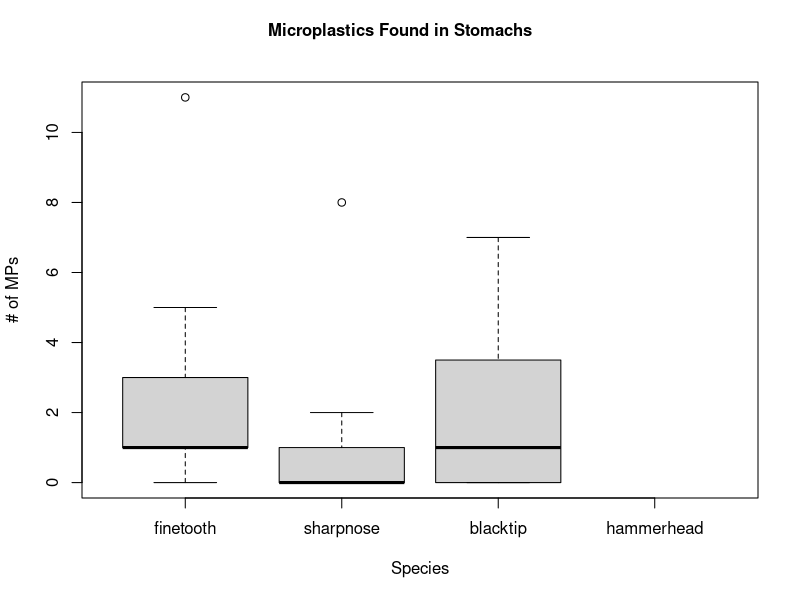
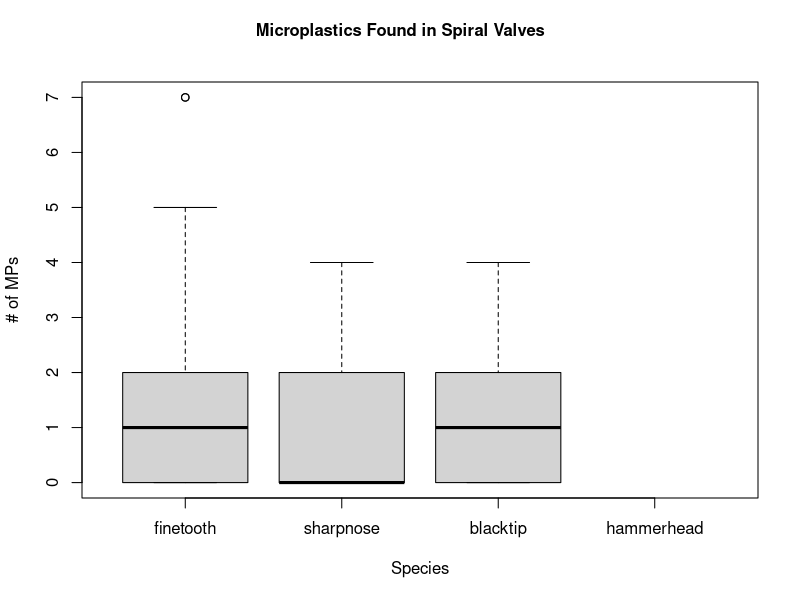
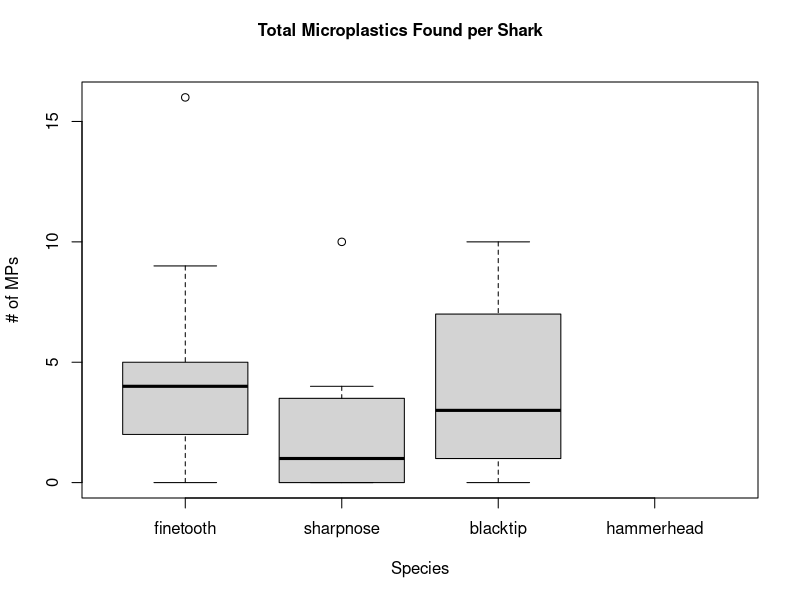
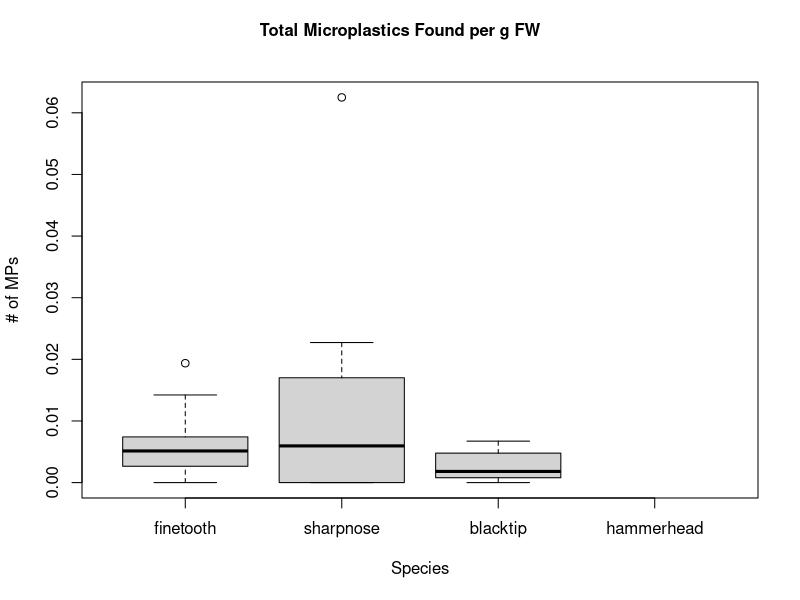

The R source for these figures, in order:
## ---- chunk 1
shark_data <- read.csv('shark_data2.csv')
# uploading the data! 
## ---- chunk 2
library(dplyr)
uni_id <- paste(shark_data$Sacrifice.ID, shark_data$ID.., sep ='-')
uni_id
unique(uni_id)
unique(uni_id)[-2]
uni_id_full <- rep(unique(uni_id)[-2], each =4 )

shark_data$CommonName <- factor(shark_data$CommonName,
                                levels = c('finetooth', 'sharpnose', 'blacktip',
                                           'hammerhead'))

#I am not entirely sure that this is needed anymore, but maybe check on that before deleted it!!
## ---- chunk 3
library(ggplot2)

boxplot(Total ~ CommonName, data = shark_data, subset = Sample.Type=='S',
        xlab='Species', ylab='# of MPs')

mtext("Microplastics Found in Stomachs", side = 3, line = -2, outer = TRUE , font = 2)

sp_mod1 <- glm(Total ~ CommonName, data = shark_data, subset = Sample.Type=='S',
              family = 'poisson')
summary(sp_mod1)
# estimate psuedo r2
pseudo_r2 = function(glm_mod) {
    1 -  glm_mod$deviance / glm_mod$null.deviance
}

pseudo_r2(sp_mod1)
car::Anova(sp_mod1)
# literally no significance...it is SUCH small numbers on this omg
## ---- chunk 4

boxplot(Total ~ CommonName, data = shark_data, subset = Sample.Type=='V',
        xlab='Species', ylab='# of MPs')
#plotting the valve data
mtext("Microplastics Found in Spiral Valves", side = 3, line = -2, outer = TRUE , font = 2)

sp_mod <- glm(Total ~ CommonName, data = shark_data, subset = Sample.Type=='V',
              family = 'poisson')
summary(sp_mod)
# estimate psuedo r2
pseudo_r2 = function(glm_mod) {
    1 -  glm_mod$deviance / glm_mod$null.deviance
}

pseudo_r2(sp_mod)
car::Anova(sp_mod)
#some significance...6% of data is due to differences in species
## ---- chunk 5
combt <- shark_data$Total[shark_data$Sample.Type=='V'] + shark_data$Total[shark_data$Sample.Type== 'S']
#combining the valve and stomach totals to get a combined total

#attempting to make a boxplot and it's not going as well as I would like to...
boxplot(combt ~ CommonName[shark_data$Sample.Type== 'S'], data = shark_data,
        xlab='Species', ylab='# of MPs')

mtext("Total Microplastics Found per Shark", side = 3, line = -2, outer = TRUE , font = 2)

sp_mod3 <- glm(combt ~ CommonName[shark_data$Sample.Type== 'S'], data = shark_data, family = 'poisson')

pseudo_r2 = function(glm_mod) {
    1 -  glm_mod$deviance / glm_mod$null.deviance
}

pseudo_r2(sp_mod3)
car::Anova(sp_mod3)

## ---- chunk 6
pfw <- combt/shark_data$FW..g.[shark_data$Sample.Type== 'S']

boxplot(pfw ~ CommonName[shark_data$Sample.Type== 'S'], data = shark_data,
        xlab='Species', ylab='# of MPs')

mtext("Total Microplastics Found per g FW", side = 3, line = -2, outer = TRUE , font = 2)

sp_mod4 <- glm(pfw ~ CommonName[shark_data$Sample.Type== 'S'], data = shark_data, family = 'poisson')

pseudo_r2 = function(glm_mod) {
    1 -  glm_mod$deviance / glm_mod$null.deviance
}

pseudo_r2(sp_mod4)
car::Anova(sp_mod4)
